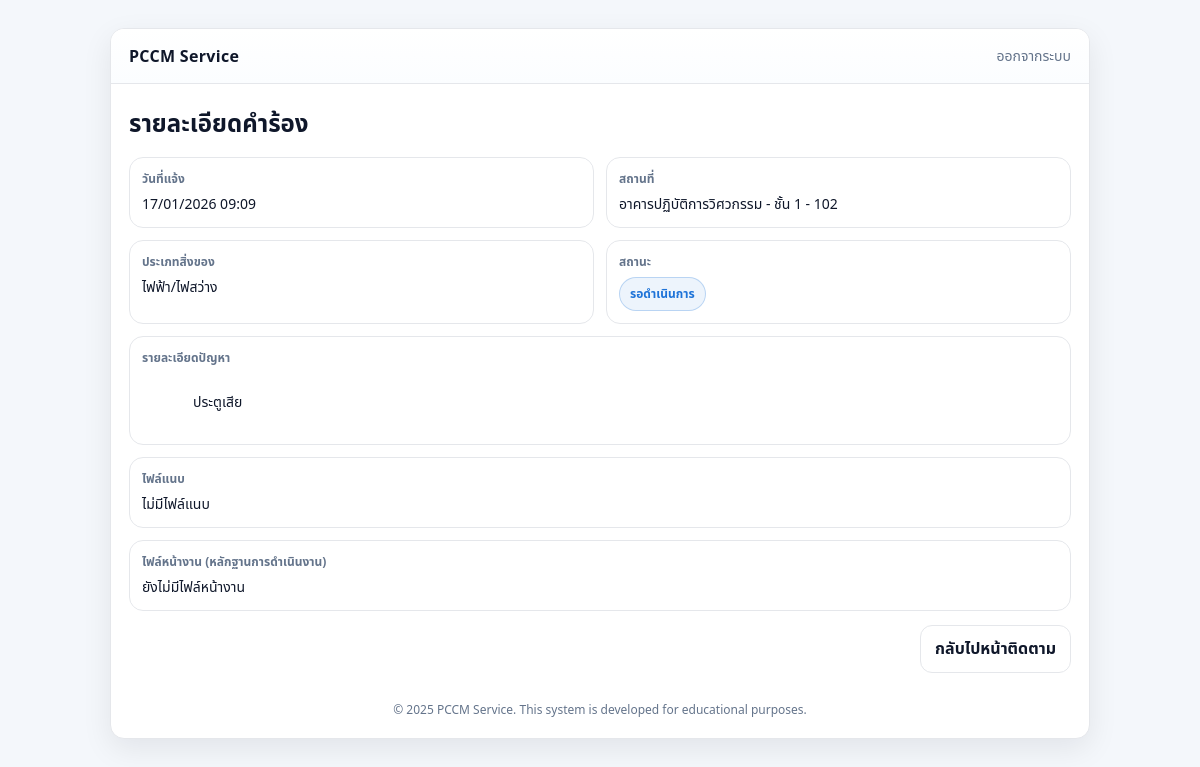
Before: /user/complaint/4 (signed in) with the older database file.
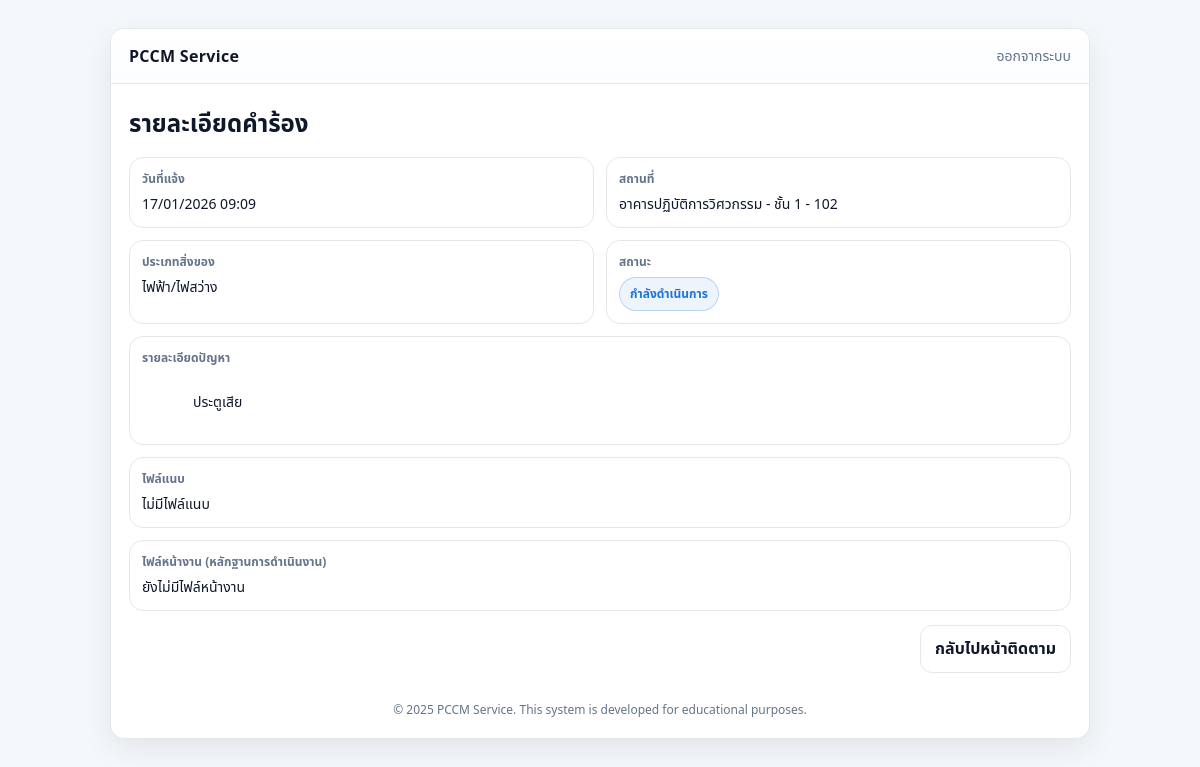
After: the same page with the newer database file.
### tables this page shows
CREATE TABLE complaints (
    id INTEGER PRIMARY KEY AUTOINCREMENT,
    username TEXT,
    location TEXT,
    description TEXT,
    status TEXT,
    created_at REAL
, item_type TEXT, floor TEXT, room TEXT, attachments TEXT, building TEXT, work_attachments TEXT);

### code.py (the view)
@app.get("/user/complaint/{complaint_id}", response_class=HTMLResponse)
def user_complaint_detail(
    request: Request, complaint_id: int, authorization: str | None = Header(None)
):
    user = get_current_user(request, authorization)
    if user.get("role") != "student":
        return _redirect("/admin")
    conn = db()
    row = conn.execute(
        "SELECT * FROM complaints WHERE id = ? AND username = ?",
        (complaint_id, user["sub"]),
    ).fetchone()
    if not row:
        raise HTTPException(404, "Not found")
    c = dict(row)
    c["created_at_fmt"] = fmt_th_date(c.get("created_at"))
    try:
        c["attachments_list"] = json.loads(c.get("attachments") or "[]")
    except Exception:
        c["attachments_list"] = []
    try:
        c["work_attachments_list"] = json.loads(c.get("work_attachments") or "[]")
    except Exception:
        c["work_attachments_list"] = []
    resp = templates.TemplateResponse(
        "user_detail.html", {"request": request, "username": user["sub"], "c": c}
    )
    return _no_store(resp)

### templates/user_detail.html (shortened to what this page needs)
<!doctype html>
<html lang="th">
  <head>
    <link rel="stylesheet" href="/static/css/web.css" />
  </head>
  <body>
    <div class="app">
      <div class="card">
        <div class="topbar">
          <div class="brand">PCCM Service</div>
          <a class="link" href="/logout">ออกจากระบบ</a>
        </div>
        <div class="content">
          <h2 class="title">รายละเอียดคำร้อง</h2>
          <div class="detailGrid">
            <div class="detailBox">
              <div class="label">วันที่แจ้ง</div>
              <div class="value">{{ c.created_at_fmt }}</div>
            </div>
            <div class="detailBox">
              <div class="label">สถานที่</div>
              <div class="value">{{ c.location or "-" }}</div>
            </div>
            <div class="detailBox">
              <div class="label">ประเภทสิ่งของ</div>
              <div class="value">{{ c.item_type or "-" }}</div>
            </div>
            <div class="detailBox">
              <div class="label">สถานะ</div>
              <div class="badge">{{ c.status or "-" }}</div>
            </div>
          </div>
          <div class="detailBox" style="margin-top: 12px">
            <div class="label">รายละเอียดปัญหา</div>
            <div class="value" style="white-space: pre-wrap">
              {{ c.description or "-" }}
            </div>
          </div>
          <div class="detailBox" style="margin-top: 12px">
            <div class="label">ไฟล์แนบ</div>
            {% if c.attachments_list|length == 0 %}
            <div class="value">ไม่มีไฟล์แนบ</div>
            {% endif %}
          </div>
          <div class="detailBox" style="margin-top: 12px">
            <div class="label">ไฟล์หน้างาน (หลักฐานการดำเนินงาน)</div>
            {% if c.work_attachments_list|length == 0 %}
            <div class="value">ยังไม่มีไฟล์หน้างาน</div>
            {% endif %}
          </div>
          <div class="actions" style="margin-top: 14px">
            <a class="btn outline" href="/user/track">กลับไปหน้าติดตาม</a>
          </div>
          <div class="footer">
            © 2025 PCCM Service. This system is developed for educational
            purposes.
          </div>
        </div>
      </div>
    </div>
  </body>
</html>

Changed rows visible on the page:
changed complaints "อาคารปฏิบัติการวิศวกรรม - ชั้น 1 - 102": status "รอดำเนินการ" → "กำลังดำเนินการ"
